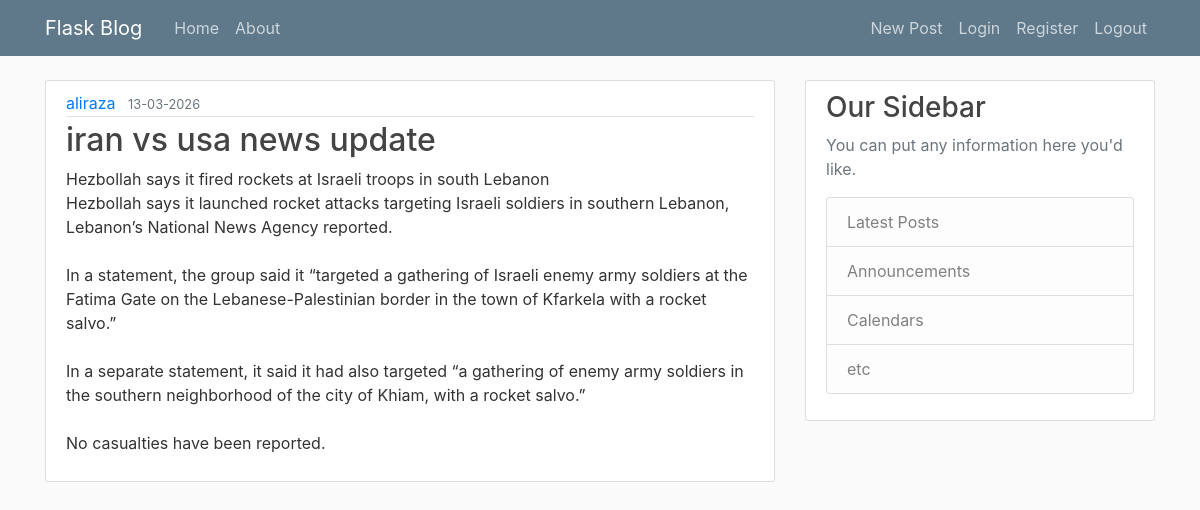
Screenshot of /post/3 with the database file from the repository.
### models.py (models this page shows, shortened)
class User(db.Model):
    id=db.Column(db.Integer,primary_key=True)
    username=db.Column(db.String(20),unique=True,nullable=False)
    email=db.Column(db.String(120),unique=True,nullable=False)
    password=db.Column(db.String(60),nullable=False)
    posts=db.relationship('Post',backref="author",lazy=True )

class Post(db.Model):
    id = db.Column(db.Integer, primary_key=True)
    title=db.Column(db.String(100),nullable=False)
    date_posted = db.Column(db.DateTime, nullable=False, default=datetime.utcnow)
    content=db.Column(db.Text,nullable=False)
    user_id=db.Column(db.Integer,db.ForeignKey('user.id'),nullable=False)

### app.py (the view)
@app.route("/post/<int:post_id>")
def post(post_id):
    post = Post.query.get_or_404(post_id)
    return render_template('post.html', title=post.title, post=post)

### templates/post.html (shortened to what this page needs)
{% extends 'layout.html' %}
{% block content %}
<article class="media content-section">
  <div class="media-body">
    <div class="article-metadata">
      <a class="mr-2" href="#">{{ post.author.username }}</a>
      <small class="text-muted">{{ post.date_posted.strftime('%d-%m-%Y') }}</small>
    </div>
    <h2 class="article-title">{{ post.title }}</h2>
    <p class="article-content">{{ post.content }}</p>
  </div>
</article>
{% endblock content %}

### static/main.css (style rules this page uses)
body { background: #fafafa; color: #333333; margin-top: 5rem; }
h1, h2, h3, h4, h5, h6 { color: #444444; }
.content-section { background: #ffffff; padding: 10px 20px; border: 1px solid #dddddd; border-radius: 3px; margin-bottom: 20px; }
.article-title { color: #444444; }
.article-content { white-space: pre-line; }
.article-metadata { padding-bottom: 1px; margin-bottom: 4px; border-bottom: 1px solid #e3e3e3 }

### rows the page displays
User: author.username "aliraza"
Post: date_posted "13-03-2026", title "iran vs usa news update", content "Hezbollah says it fired rockets at Israeli troops in south Lebanon Hezbollah says it launched rocket attacks targeting Israeli soldiers in southern Lebanon, Lebanon’s National News Agency reported. In a statement, the group said it “targeted a gathering of Israeli enemy army soldiers at the Fatima Gate on the Lebanese-Palestinian border in the town of Kfarkela with a rocket salvo.” In a separate statement, it said it had also targeted “a gathering of enemy army soldiers in the southern neighborhood of the city of Khiam, with a rocket salvo.” No casualties have been reported."
